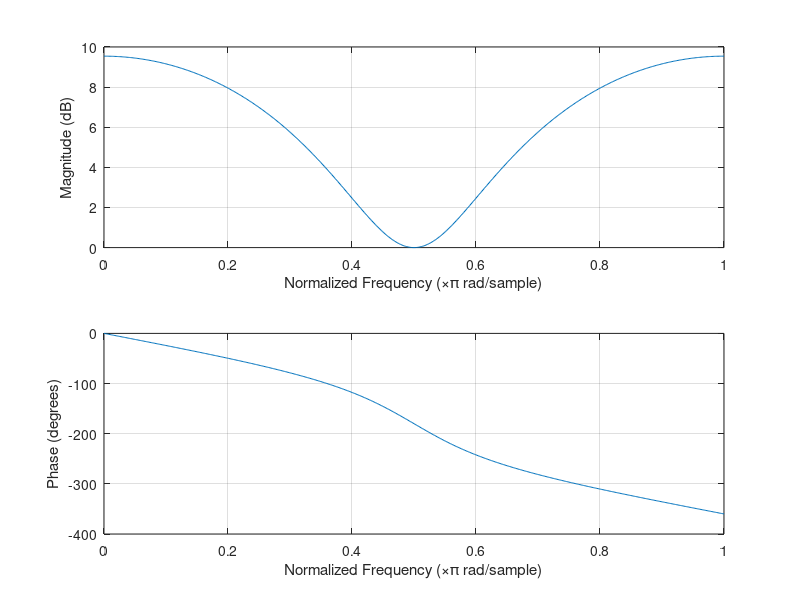
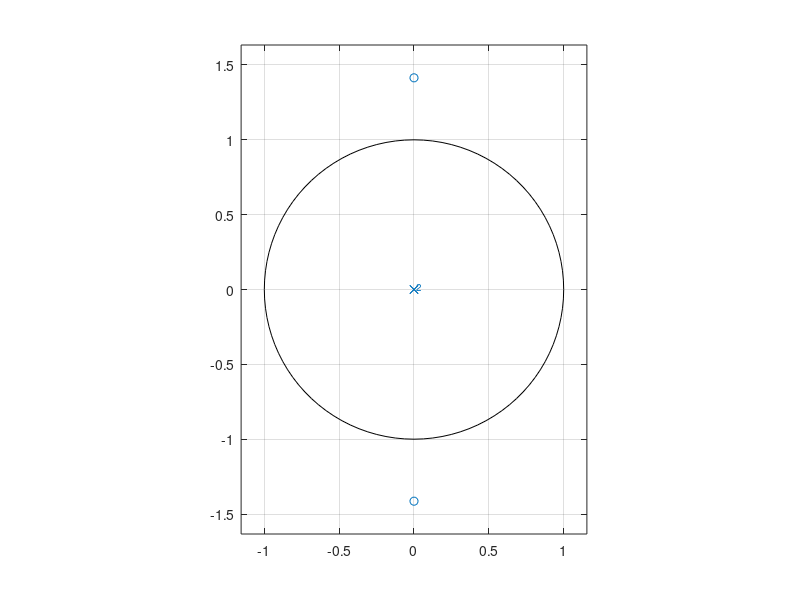
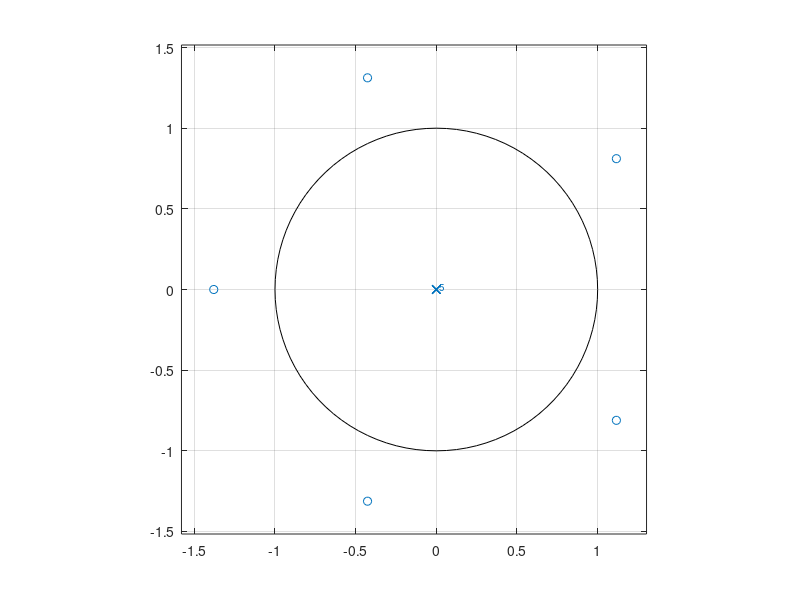
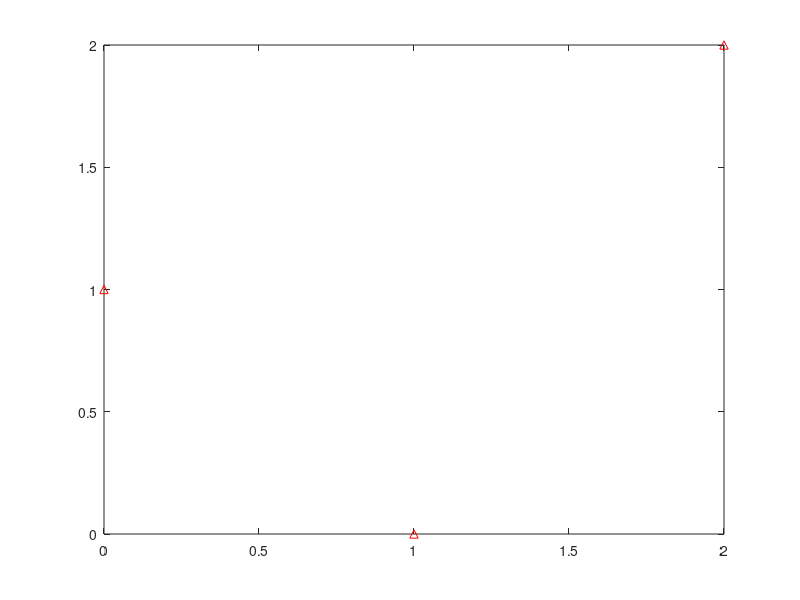

These charts were generated, in order, by the following MATLAB code: (Note: this script raises an error after producing the figures.)

% Signals & Systems Matlab Exercise 2020-2021
% Christos Tsoufis
% A.M.: 03117176


%{
##     ## ######## ########   #######   ######         #
###   ### ##       ##     ## ##     ## ##    ##      # #
#### #### ##       ##     ## ##     ## ##              #
## ### ## ######   ########  ##     ##  ######         #  
##     ## ##       ##   ##   ##     ##       ##        # 
##     ## ##       ##    ##  ##     ## ##    ##        #
##     ## ######## ##     ##  #######   ######     ########  
%}

%%%%%%%%%%%%%%%%%%%%%%%%%%%%%%%%%%%%%%%%%%%%%%%%%%%%%%%%%%%%%%%%%%%%%

% Exercise 1.1 
% Design of Lowpass Filters

% Question (a)

a = 1
c=0.55
P1 = 2
P2 = 5

b1 = [1 0 P1];    % arithmitis
b2 = [1 0 0 0 0 P2];    % arithmitis

% Question (b)

figure
freqz(b1,a);

%figure
%freqz(b2,a);

% Question (c)

figure
zplane(b1,a)

figure
zplane(b2,a)

% Question (d)

figure
impz(b1,a)

figure
impz(b2,a)

%%%%%%%%%%%%%%%%%%%%%%%%%%%%%%%%%%%%%%%%%%%%%%%%%%%%%%%%%%%%%%%%%%%%%

% Exercise 1.2 Design of Bandwidth Filters

% Question (a)

% Diagramma polwn kai midenikwn
p = [0.65+0.65i 0.65-0.65i]'; 
z = [0.8+0.8i 0.8-0.8i]';
figure
zplane (z,p)

% Finding a,b
[b,a] = zp2tf(z,p,1);

% Question (b)

% Design of Amplitude and Phase Response
figure
freqz (b,a)

% Question (c)

% Impulse Response of the System
figure
impz(b,a)

% Step Response of the System
figure
stepz(b,a,80)

% Question (d)

p1 = [0.7+0.7i 0.7-0.7i]';
figure
zplane (z,p1)
figure
[b1,a1] = zp2tf(z,p1,1/3);
impz(b1,a1,80)
figure
freqz(b1,a1)

p2 = [0.707+0.707i 0.707-0.707i]';
figure
zplane (z,p2)
[b2,a2] = zp2tf(z,p2,1/3);
figure
impz(b2,a2,80)

p3 = [0.75+0.75i 0.75-0.75i]';
figure
zplane (z,p3)
[b3,a3] = zp2tf(z,p3,1/3);
figure
impz(b3,a3,80)

% Question (e)

p4 = [0.4+0.7i 0.4-0.7i]';

% Diagram of Poles & Zeros 
figure
zplane (z,p4)

% Finding a,b (a)
[b4,a4] = zp2tf(z,p4,1/3);

% Design of Amplitude and Phase Response (b)
figure
freqz (b4,a4)

% Question (st)

z1 = [0.77+0.2i 0.77-0.2i]';
figure
% Diagram of Poles & Zeros 
zplane (z1,p)
% Finding a,b (a)
[b_1,a_1] = zp2tf(z1,p,1/3);
% Design of Amplitude and Phase Response (b)
figure
freqz (b_1,a_1)

z2 = [0.2+0.77i 0.2-0.77i]';
figure
% Diagram of Poles & Zeros 
zplane (z2,p)
% Finding a,b (a)
[b_2,a_2] = zp2tf(z2,p,1/3);
% Design of Amplitude and Phase Response (b)
figure
freqz (b_2,a_2)

z3 = [0.4+0.7i 0.4-0.7i]';
figure
% Diagram of Poles & Zeros 
zplane (z3,p)
% Finding a,b (a)
[b_3,a_3] = zp2tf(z3,p,1/3);
% Design of Amplitude and Phase Response (b)
figure
freqz (b_3,a_3)

z4 = [0.7+0.4i 0.7-0.4i]';
figure
% Diagram of Poles & Zeros 
zplane (z4,p)
% Finding a,b (a)
[b_4,a_4] = zp2tf(z4,p,1/3);
% Design of Amplitude and Phase Response (b)
figure
freqz (b_4,a_4)

%%%%%%%%%%%%%%%%%%%%%%%%%%%%%%%%%%%%%%%%%%%%%%%%%%%%%%%%%%%%%%%%%%%%%

%{
##     ## ######## ########   #######   ######       ###
###   ### ##       ##     ## ##     ## ##    ##     #   # 
#### #### ##       ##     ## ##     ## ##          #    #
## ### ## ######   ########  ##     ##  ######        #   
##     ## ##       ##   ##   ##     ##       ##      #   
##     ## ##       ##    ##  ##     ## ##    ##     #   
##     ## ######## ##     ##  #######   ######     ########  
%}


% Exercise 2.1

% Question (a)

% Loading sound segments
fs = 44100;
[aud,fs] = audioread('C:\viola_series.wav');
sound(aud,fs);
%pause(3)

% Plot the signal (time)
[l,v] = size(aud);

dt=1./fs;
dt_ms=dt.*1000;

t = (0:l-1).*dt_ms;

figure
n0 = 11000;

plot(t(10000:n0),aud(10000:n0))
xlabel(' Time (ms) ')
ylabel(' Audio ')


% Question (b)

% 1st Implementation in Matlab
% normalize signals [-1 1]

range = max(aud(:)) - min(aud(:));
m = (aud - min(aud(:))) / range;
aud = 2 * m - 1;

% Energy of signal & amplitude graph

w = linspace(0,1,1000)';
energy = conv(aud.*aud,w.*w,'same');
figure

plot(t,aud)
xlabel(' Time(ms) ')
ylabel(' Audio ')

% 2nd Implementation in Octave
% pkg load ltfat
% pkg load signal

audio = normalize(aud,'peak');
audi = buffer(audio,1000);
aud_nrg = zeros(1,89);
for i=1:1:89
    aud_nrg(i)=0;
    for j=1:1:1000
        aud_nrg(i)=aud_nrg(i)+abs(audi(j,i))^2;
    end
end

n = 0:length(audio)/89:length(audio)-length(audio)/89;
figure
aud_energ = normalize(aud_nrg,'peak');
plot(0:1:length(audio)-1,audio,n,aud_energ)
title('Energy of signal')


% Question (c) & (e)

% DFT and spectrum plot

% 1st Implementation

nfft = 2^nextpow2(l);

fasma = fft(aud,nfft)./l;

nmax = nfft/2+1;

nf = [1:1:nmax];

f = fs./2.*linspace(0,1, nmax);

sp = 2.*abs(fasma(1:nmax));

np=7400;
figure

plot(f(1:np),sp(1:np))
xlabel(' frequency(Hz) ')
ylabel(' Spectrum ')

% 2nd Implementation

figure
signal = fft(aud);
wfl=2*pi*(-(length(aud))/2:(length(aud))/2-1)/(length(aud));
plot(wfl/pi, abs(fftshift(signal)))
xlim([-0.3 0.3])


% Question (st)

% Bandwidth IIR  Filter
% now we use viola_note.wav

% 4th harmonic
% frequency of 4th harmonic=961 Hz previous next +- 240 Hz

h4=961;
[n4,Wn4] = buttord([h4-100 h4+100]/22050,[h4-500 h4+500]/22050,10,60);
[b_but4,a_but4]=butter(n4,Wn4);
aud_4 = filter(b_but4,a_but4,aud);

% 2nd harmonic
% frequency of 2nd harmonic=481 Hz previous next +- 240 Hz

h2=481;
% due to the fact that the limits of buttord must be within [0,1] 
% 400 is used instead of 500
[n2,Wn2] = buttord([h2-100 h2+100]/22050,[h2-400 h2+400]/22050,10,60);
[b_but2,a_but2]=butter(n2,Wn2);
aud_2 = filter(b_but2,a_but2,aud);

% FFT 

fasma_4 = fft(aud_4,nfft)./l;
fasma_2 = fft(aud_2,nfft)./l;

sp_4 = 2.*abs(fasma_4(1:nmax));
sp_2 = 2.*abs(fasma_2(1:nmax));

% plot np points of spectrum

np=7400; 
figure
subplot (311)
plot(f(1:np),sp(1:np))

subplot (312)
plot(f(1:np),sp_4(1:np))

subplot (313)
plot(f(1:np),sp_2(1:np))

xlabel('frequency (Hz)');

% plot timeseries segments  1000 samples

figure
n1=1000;
n2=2000;

plot(t(n1:n2),aud(n1:n2))

xlabel('time (ms)');

%%%%%%%%%%%%%%%%%%%%%%%%%%%%%%%%%%%%%%%%%%%%%%%%%%%%%%%%%%%%%%%%%%%%%

% Exercise 2.2

% Question (a)

% Loading sound segments
fs = 44100;
[aud,fs] = audioread('C:\piano_note.wav');
sound(aud,fs);
%pause(3)

% Plot the signal (time)
[l,v] = size(aud);

dt=1./fs;
dt_ms=dt.*1000;

t = (0:l-1).*dt_ms;

figure
n0 = 11000;

plot(t(10000:n0),aud(10000:n0))
xlabel(' Time (ms) ')
ylabel(' Audio ')


% Question (b)

% DFT and spectrum plot

% 1st Implementation

nfft = 2^nextpow2(l);

fasma = fft(aud,nfft)./l;

nmax = nfft/2+1;

nf = [1:1:nmax];

f = fs./2.*linspace(0,1, nmax);

sp = 2.*abs(fasma(1:nmax));

np=7400;
figure

plot(f(1:np),sp(1:np))
xlabel(' frequency(Hz) ')
ylabel(' Spectrum ')

% 2nd Implementation

figure
signal = fft(aud);
wfl=2*pi*(-(length(aud))/2:(length(aud))/2-1)/(length(aud));
plot(wfl/pi, abs(fftshift(signal)))
xlim([-0.3 0.3])
